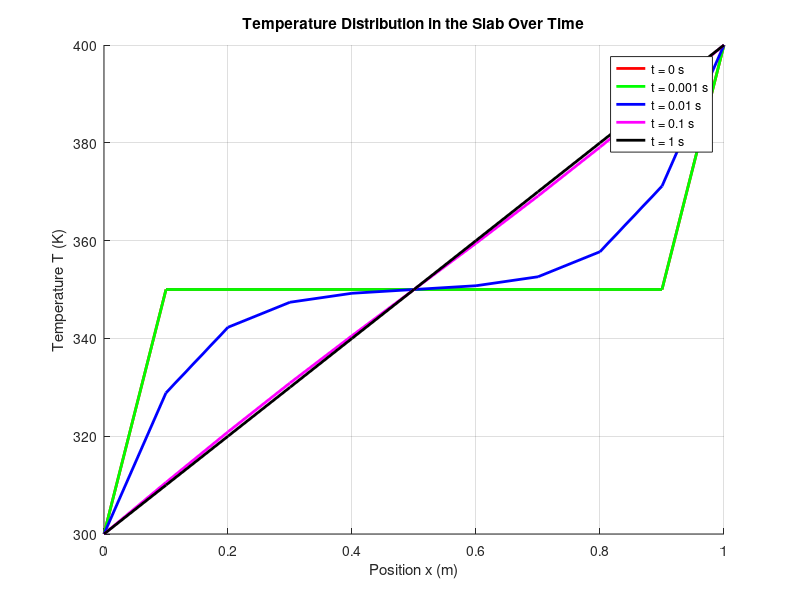

Write the MATLAB code that produced this figure.
% Given constants
To = 300;       % Left boundary temperature (x = 0)
Tn = 400;       % Right boundary temperature (x = L)
T_0 = 350;      % Initial temperature for all x (t=0)
to = 0;         % Initial time
tn = 100;       % Final time
L = 1;          % Length of the slab
a = 1;          % Thermal diffusivity alpha

% Derived constants
h = 0.1;        % Mesh size in x-space
n = (L - 0) / h - 1; % Number of spatial points excluding boundaries
k = 0.005;      % Mesh size in time
m = (tn - to) / k; % Number of time steps
A = (k * a) / (h * h); % Stability parameter

% Initialize solution matrix
sol = zeros(m+1, n+2);  % n+2 to account for boundary points

% Initial conditions
sol(1, :) = T_0; % At t = 0, all points have initial temperature

% Boundary conditions
sol(:, 1) = To;   % At x = 0
sol(:, end) = Tn; % At x = L

% Construct coefficient matrix for implicit method
main_diag = (1 + 2*A) * ones(n, 1);
lower_diag = -A * ones(n-1, 1);
upper_diag = -A * ones(n-1, 1);
M = diag(main_diag) + diag(upper_diag, 1) + diag(lower_diag, -1);
M
% Time-stepping loop (Implicit method)
for j = 1:m
    % Right-hand side vector (previous time step)
    b = sol(j, 2:end-1)';  % Excluding boundary points
    
    % Apply boundary conditions correctly
    b(1) = b(1) + A * To;
    b(end) = b(end) + A * Tn;

    % Solve system using matrix inversion
    x = M \ b; % More numerically stable than inv(M) * b

    % Store solution at next time step
    sol(j+1, 2:end-1) = x';
end
    
% % Print the solution
% for j = 1:m+1
%     for i = 1:n+2
%         fprintf("%d ", sol(j, i));
%     end
%     fprintf("\n");
% end

% Define x-axis values (spatial positions)
x = linspace(0, L, n+2);

% Time stamps to plot
time_stamps = [0 ,0.001, 0.01, 0.1, 1]; % Seconds
time_indices = round(time_stamps / k) + 1; % Convert to indices

% Plot results
figure;
hold on;
colors = ['r', 'g', 'b', 'm', 'k']; % Colors for different time stamps
for i = 1:length(time_indices)
    plot(x, sol(time_indices(i), :), 'Color', colors(i), 'LineWidth', 2, ...
        'DisplayName', sprintf('t = %d s', time_stamps(i)));
end
hold off;
xlabel('Position x (m)');
ylabel('Temperature T (K)');
title('Temperature Distribution in the Slab Over Time');
legend show;
grid on;